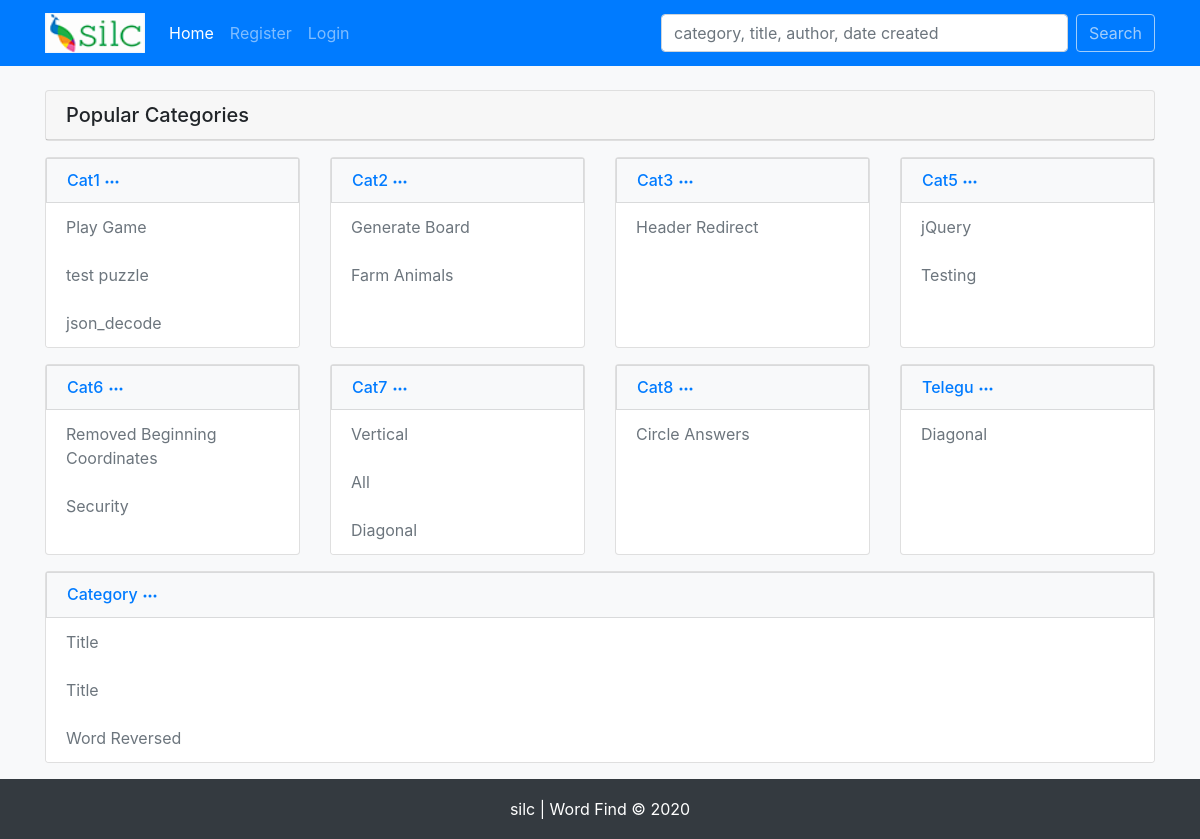
The page / on the database its author committed.
### tables this page shows
CREATE TABLE `categories` (
  `cat_id` int(11) NOT NULL,
  `cat_name` varchar(255) NOT NULL
);

### helpers/functions.php (called while the page is built, shortened)
<?php
    function getCategoriesWithTopNResults($pdo){
        $sql = "SELECT cat_name, categories.cat_id,
                SUBSTRING_INDEX(GROUP_CONCAT(puzzles.title ORDER BY puzzles.puzzle_id DESC), ',', 5) AS puzzle_names, -- show top 5 results --
                SUBSTRING_INDEX(GROUP_CONCAT(puzzles.puzzle_id ORDER BY puzzles.puzzle_id DESC), ',', 5) AS puzzle_ids -- id top 5 results --
                FROM puzzles
                INNER JOIN categories
                ON categories.cat_id = puzzles.cat_id
                GROUP BY categories.cat_name
                ORDER BY categories.cat_id
        ";
        $stmt = $pdo->prepare($sql);
        $stmt->execute();
        return $stmt->fetchAll();
    }

### index.php (the view, shortened to what this page needs)
<?php
    include 'includes/header.php';
    $categories = getCategoriesWithTopNResults($pdo);
?>
    <div class="card mt-4">
        <h5 class="card-header">Popular Categories</h5>
    </div>
<?php
    $numOfCols = 4;
    $rowCount = 0;
    foreach($categories as $category):
        $data = [
            'cat_name' => $category->cat_name,
            'puzzle' => explode(',', $category->puzzle_names),
            'puzzle_id' => explode(',', $category->puzzle_ids)
        ];
        if($rowCount % $numOfCols == 0):
?>
        <div class="row">
    <?php
        endif;
        $rowCount++;
    ?>
    <div class="col-md mt-3">
        <div class="card h-100">
            <div class="list-group">
                <h6 class="mb-0"><a href="category.php?categoryId=<?php echo $category->cat_id; ?>" class="list-group-item list-group-item-action bg-light text-primary"><?php echo $category->cat_name; ?>
                    <svg width="1em" height="1em" viewBox="0 0 16 16" class="bi bi-three-dots" fill="currentColor" xmlns="http://www.w3.org/2000/svg">
                        <path fill-rule="evenodd" d="M3 9.5a1.5 1.5 0 1 1 0-3 1.5 1.5 0 0 1 0 3zm5 0a1.5 1.5 0 1 1 0-3 1.5 1.5 0 0 1 0 3zm5 0a1.5 1.5 0 1 1 0-3 1.5 1.5 0 0 1 0 3z"/>
                    </svg>
                </a></h6>
            <?php foreach($data['puzzle'] as $index => $puzzle): ?>
                <a href="puzzle.php?puzzleId=<?php echo $data['puzzle_id'][$index]; ?>" class="list-group-item list-group-item-action text-muted border-0"><?php echo $puzzle; ?></a>
            <?php endforeach; ?>
            </div>
        </div>
    </div>
        <?php
            if($rowCount % $numOfCols == 0): ?>
        </div>
<?php
            endif;
        endforeach;
?>
<?php include('includes/footer.php'); ?>

### rows shown on the page
categories: cat_name "Cat1", puzzle "Play Game", puzzle "test puzzle", puzzle "json_decode"
categories: cat_name "Cat2", puzzle "Generate Board", puzzle "Farm Animals"
categories: cat_name "Cat3", puzzle "Header Redirect"
categories: cat_name "Cat5", puzzle "jQuery", puzzle "Testing"
categories: cat_name "Cat6", puzzle "Removed Beginning Coordinates", puzzle "Security"
categories: cat_name "Cat7", puzzle "Vertical", puzzle "All", puzzle "Diagonal"
categories: cat_name "Cat8", puzzle "Circle Answers"
categories: cat_name "Telegu", puzzle "Diagonal"
categories: cat_name "Category", puzzle "Title", puzzle "Word Reversed"
